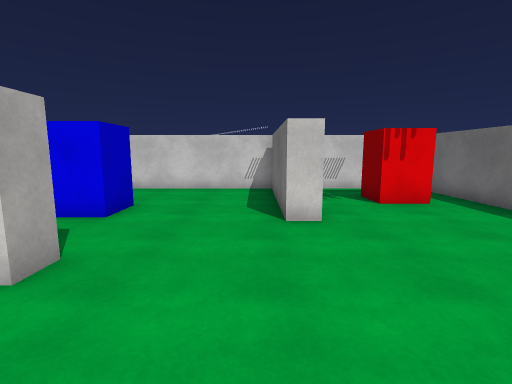
View 1 (above)

16 first-person views from a walk through a 3-D level made in the Unity game engine. The camera is 1.5 m above the floor, tilts 8° down and sees 85° across. The floor is counted in squares, 1 m on a side. Each view is taken from the middle of a square. On the plan, view 1 faces up. The plan holds only what a view shows up to about 14 squares ahead; the rest is blank. The place goes on beyond the plan. The player character is not drawn. Some surface patterns are stand-ins.

View 2
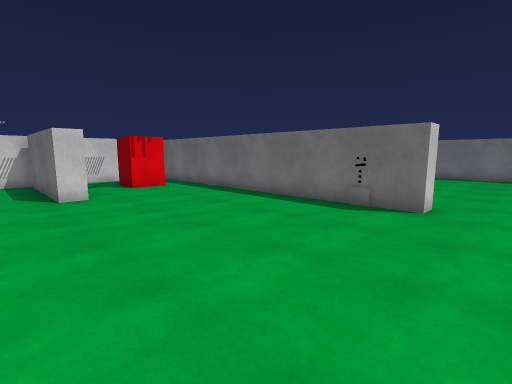

View 3
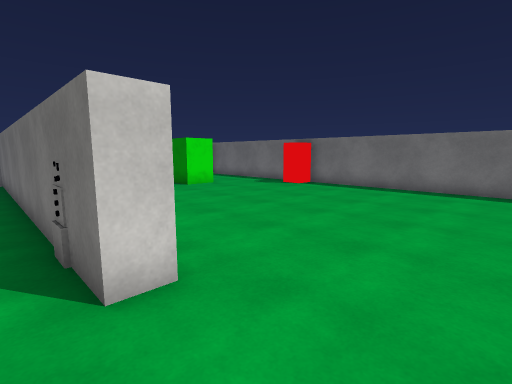

View 4
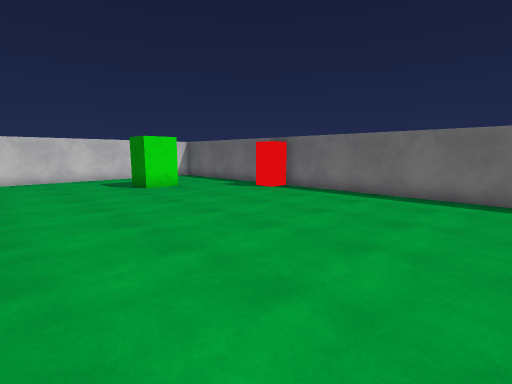

View 5
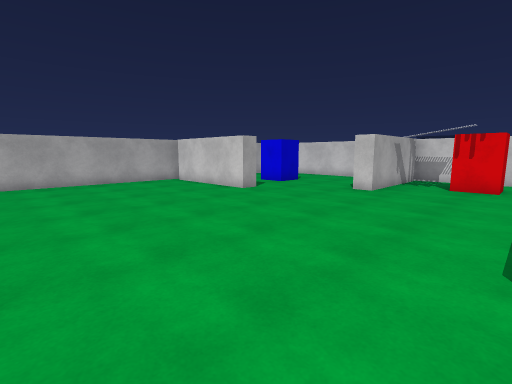

View 6
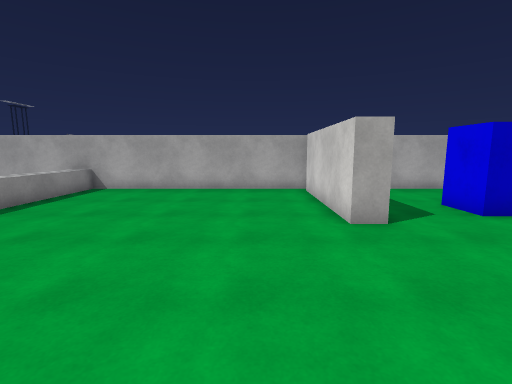

View 7
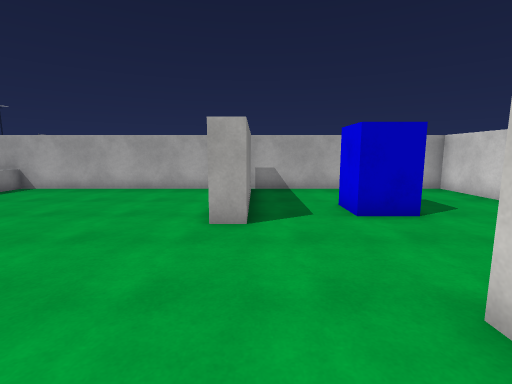

View 8
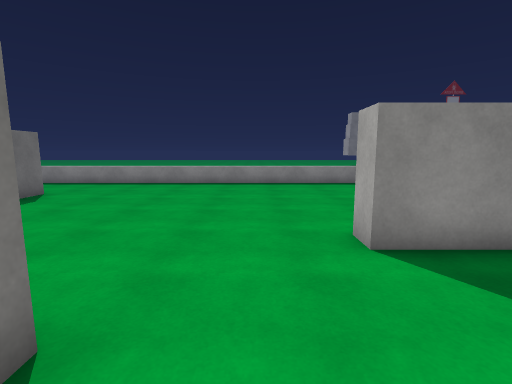

View 9
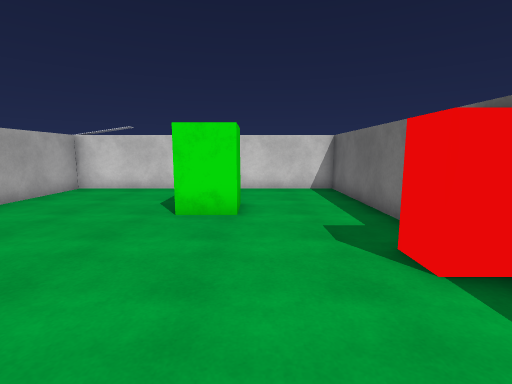

View 10
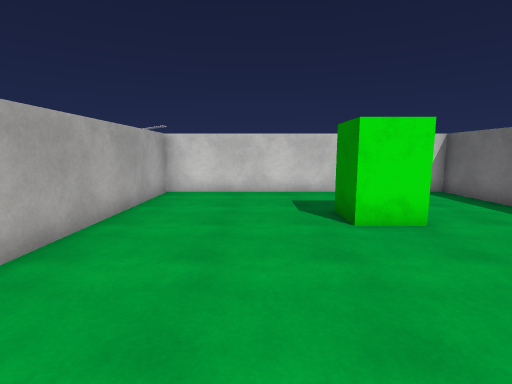

View 11
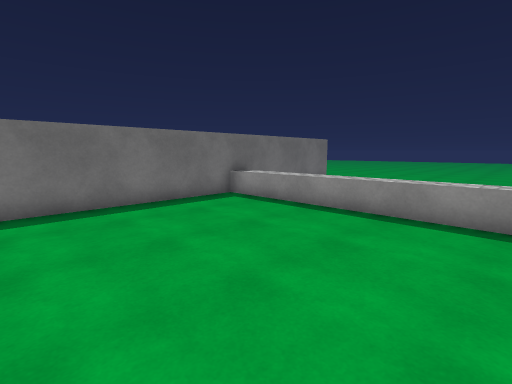

View 12
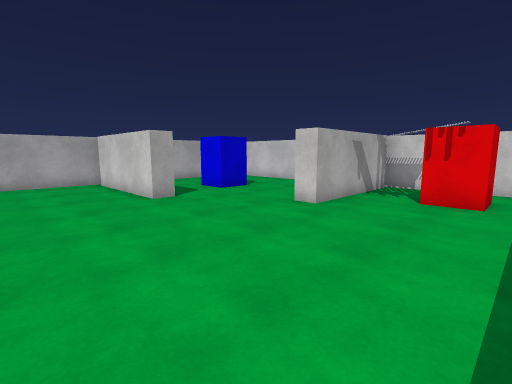

View 13
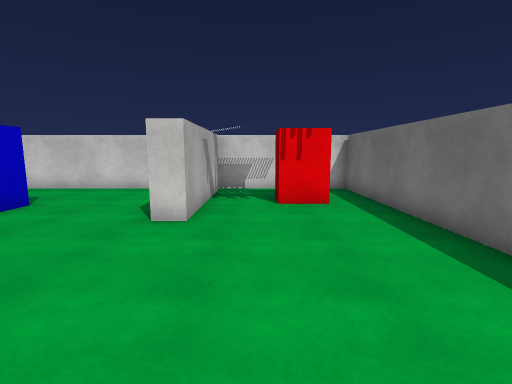

View 14
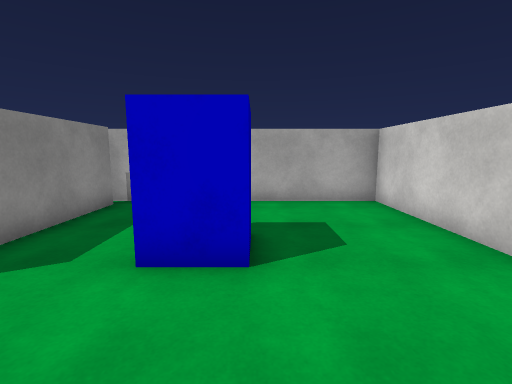

View 15
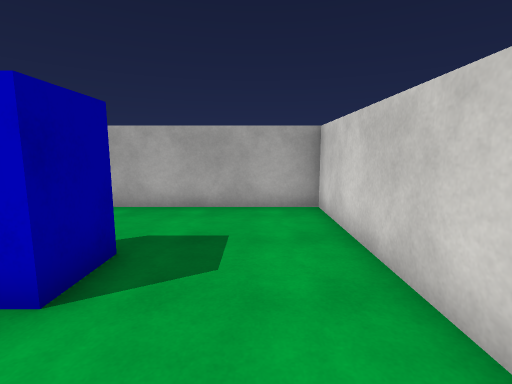

View 16
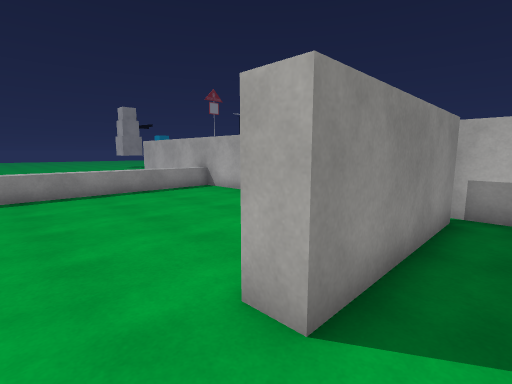

### Floor plan
Key: @ floor where view 1 was taken; # wall or solid block; . floor; ^ raised ledge; O other object.
Columns run from 9 left of view 1 to 18 right of it. Each row starts with its distance up from view 1.
 12 ############################
 11 #.........#.....#..........#
 10 #.........#..OO.#...... ...#
  9 #.........#..OO.#...... ...#
  8 #....O....#..OO.#.....OO...#
  7 #...OO....#.....#.....OO...#
  6 #...............#..........#
  5 #...............#..........
  4 #######.........#.........OO
  3 #######.........#..........#
  2 #...............#..........#
  1 #...............#..........#
  0 #........@......O..........#
 -1 #...............#..........#
 -2 #...............#..........#
 -3 #..........................#
 -4 #..........................#
 -5 #..........................#
 -6 #^^^^^^^^^^^^^^^^^^^^^^^^^^#
 -7 #                   ....   #
 -8 #                          #

Positions as (right, up) in squares from view 1, and headings:
1: (0, 0), facing up
2: (-1, -4), facing up-right
3: (6, -5), facing up-right
4: (8, -5), facing up-right
5: (6, -5), facing up-left
6: (3, 1), facing left
7: (3, 4), facing left
8: (-1, 8), facing down
9: (15, 0), facing up
10: (11, 1), facing up
11: (10, 1), facing down-right
12: (6, -1), facing up-left
13: (3, 0), facing up
14: (0, 8), facing left
15: (-1, 10), facing left
16: (-1, 5), facing down-left
